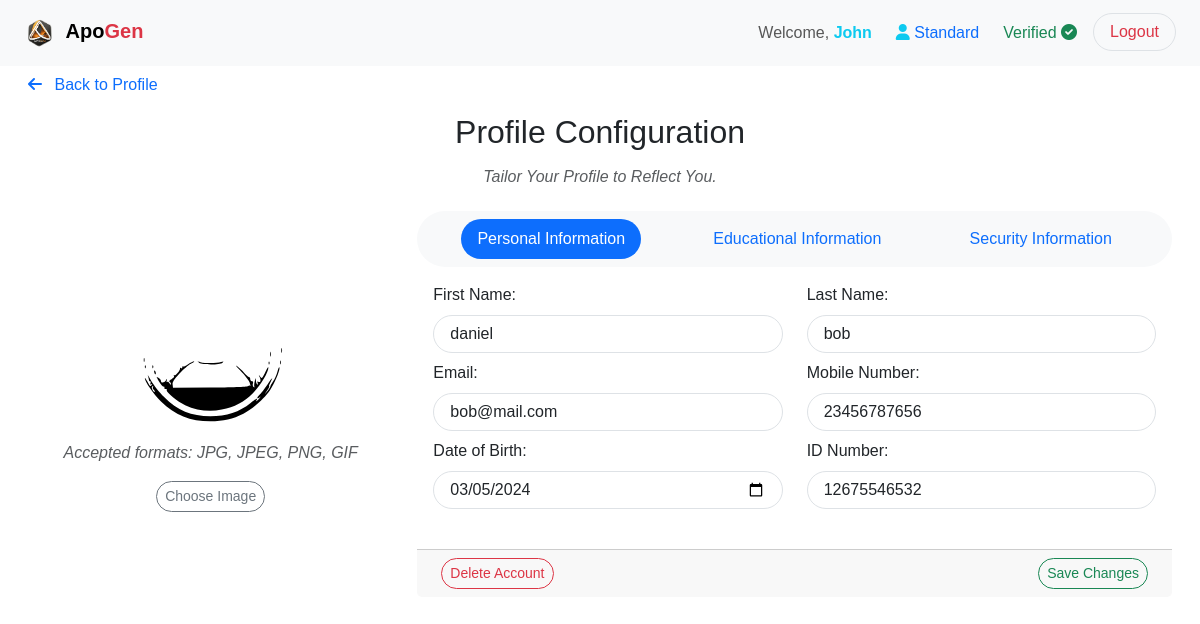
The app's page /edit_user/4 (signed in) with its own data.
### app/server/database/models.py (models this page shows)
class User(UserMixin, db.Model):
    id = db.Column(db.Integer, primary_key=True)
    first_name = db.Column(db.String(255), nullable=False)
    last_name = db.Column(db.String(255), nullable=False)
    email = db.Column(db.String(255), unique=True, nullable=False)
    mobile_number = db.Column(db.String(15), nullable=False)
    id_number = db.Column(db.String(20), unique=True, nullable=False)
    education_level = db.Column(db.String(50), nullable=False)
    occupation = db.Column(db.String(255), nullable=False)
    dob = db.Column(db.Date, nullable=False)
    password = db.Column(db.String(255), nullable=False)
    membership = db.Column(db.Boolean, default=False, nullable=False)
    verification_status = db.Column(db.Boolean, default=False, nullable=False)
    profile_picture = db.Column(db.String(255))
    timestamp = db.Column(db.DateTime, default=datetime.now(timezone.utc) + timedelta(hours=3), nullable=False)
    role_id = db.Column(db.Integer, db.ForeignKey('role.id'), nullable=False)
    role = db.relationship('Role', backref='users')
    loans = db.relationship('Loan', backref='guarantor', lazy=True)
    contributions = db.relationship('Contribution', backref='user', lazy=True)

class Role(db.Model):
    id = db.Column(db.Integer, primary_key=True)
    name = db.Column(db.String(50), unique=True, nullable=False)

### app/server/routes.py (the view)
@routes.route('/edit_user/<int:user_id>', methods=['GET', 'POST'])
@login_required
def edit_user(user_id):
    user = User.query.get_or_404(user_id)
    form = EditUserForm()
    roles = Role.query.all()
    form.role.choices = [(role.id, role.name) for role in roles]
    if form.validate_on_submit():
        user.first_name = form.first_name.data
        user.last_name = form.last_name.data
        user.email = form.email.data
        user.mobile_number = form.mobile_number.data
        user.id_number = form.id_number.data
        user.education_level = form.education_level.data
        user.occupation = form.occupation.data
        user.dob = form.dob.data
        user.membership = form.membership.data
        user.verification_status = form.verification_status.data
        selected_role_id = form.role.data
        selected_role = Role.query.get(selected_role_id)
        user.role = selected_role
        if 'profile_picture' in request.files:
            file = request.files['profile_picture']
            if file and allowed_file(file.filename):
                rename_filename = f"user_{user_id}.{file.filename.rsplit('.', 1)[1].lower()}"
                renamed_filename = secure_filename(rename_filename)
                filepath = os.path.join(current_app.config['UPLOAD_FOLDER'], renamed_filename)
                file.save(filepath)
                user.profile_picture = renamed_filename
        current_password = form.current_password.data
        new_password = form.new_password.data
        confirm_new_password = form.confirm_new_password.data
        if current_password and new_password and confirm_new_password and new_password != None:
            if bcrypt.check_password_hash(user.password, current_password):
                if new_password == confirm_new_password:
                    hashed_new_password = bcrypt.generate_password_hash(new_password).decode('utf-8')
                    user.password = hashed_new_password
                    db.session.commit()
                    flash('Password changed successfully!', 'success')
                    return redirect(url_for('routes.dashboard'))
                else:
                    flash('New password and confirm new password do not match. Password not changed.', 'danger')
                    return redirect(url_for('routes.dashboard'))
            else:
                flash('Current password is incorrect. Password not changed.', 'danger')
                return redirect(url_for('routes.dashboard'))
        db.session.commit()
        flash('Your changes have been saved!', 'success')
        return redirect(url_for('routes.dashboard'))
    elif request.method == 'GET':
        form.first_name.data = user.first_name
        form.last_name.data = user.last_name
        form.email.data = user.email
        form.mobile_number.data = user.mobile_number
        form.id_number.data = user.id_number
        form.education_level.data = user.education_level
        form.occupation.data = user.occupation
        form.dob.data = user.dob
        form.membership.data = user.membership
        form.verification_status.data = user.verification_status
        form.role.data = user.role.id if user.role else None
    return render_template('common/edit_user.html', title='Edit User', form=form, user=user)

### app/server/routes.py (called while the page is built)
@login_manager.user_loader
def load_user(user_id):
    return db.session.get(User, int(user_id))

@routes.context_processor
def inject_now():
    return {'now': datetime.utcnow() + timedelta(hours=3)}

### app/client/templates/common/edit_user.html (shortened to what this page needs)
{% extends 'base.html' %} {% block content %}
<div class="container-fluid">
    <ul class="nav nav-pills justify-content-start border-0">
        <li class="nav-item">
            <a class="nav-link rounded-pill" href="{{ url_for('routes.dashboard') }}">
                <i class="fas fa-arrow-left me-2"></i> Back to Profile
            </a>
        </li>
    </ul>
    <div class="col-md-12 mx-auto mb-3">
        <div class="h2 text-center text-dark mb-3 mt-2">Profile Configuration</div>
        <div class="h6 text-center fst-italic text-muted">Tailor Your Profile to Reflect You.</div>
        <div class="container-fluid p-3">
            <form method="post" enctype="multipart/form-data">
                <div class="row">
                    <div class="col-md-4 py-5">
                        <center>
                        <div class="mt-3">
                            <img
                            id="profile-picture"
                            class="img-fluid rounded-circle profile-picture"
                            src="{{ url_for('static', filename='uploads/profiles/' + user.profile_picture if user.profile_picture else 'images/profile.svg') }}"
                            alt="User Profile Picture"
                            style="width: 150px; height: 150px"
                            loading="lazy"
                            />
                        </div>
                        <div class="mt-3">
                            <p class="text-muted fst-italic">Accepted formats: JPG, JPEG, PNG, GIF</p>
                            <label
                            for="profile_picture"
                            class="btn btn-sm btn-outline-secondary rounded-pill"
                            >
                            Choose Image
                            </label>
                        </div>
                        </center>
                    </div>
                    <div class="card col-md-8 border-0">
                        <ul class="card-header nav nav-pills justify-content-around border-0 bg-light rounded-pill" role="tablist">
                            <li class="nav-item" role="presentation">
                                <a class="nav-link active rounded-pill" id="personal-info-tab" data-bs-toggle="tab" href="#personal-info" role="tab" aria-controls="personal-info" aria-selected="true">Personal Information</a>
                            </li>
                            <li class="nav-item" role="presentation">
                                <a class="nav-link rounded-pill" id="edu-info-tab" data-bs-toggle="tab" href="#edu-info" role="tab" aria-controls="edu-info" aria-selected="false">Educational Information</a>
                            </li>
                            <li class="nav-item" role="presentation">
                                <a class="nav-link rounded-pill" id="security-info-tab" data-bs-toggle="tab" href="#security-info" role="tab" aria-controls="security-info" aria-selected="false">Security Information</a>
                            </li>
                        </ul>
                        <div class="card-body tab-content row p-3">
                            <div class="tab-pane fade show active" id="personal-info" role="tabpanel" aria-labelledby="personal-info-tab">
                                <div class="row">
                                    <div class="col-md-6 mb-2">
                                        <label for="first_name" class="form-label">First Name:</label>
                                        {{ form.first_name(class="form-control rounded-pill px-3", required=True) }}
                                    </div>
                                    <div class="col-md-6 mb-2">
                                        <label for="last_name" class="form-label">Last Name:</label>
                                        {{ form.last_name(class="form-control rounded-pill px-3", required=True) }}
                                    </div>
                                    <div class="col-md-6 mb-2">
                                        <label for="email" class="form-label">Email:</label>
                                        {{ form.email(class="form-control rounded-pill px-3", required=True) }}
                                    </div>
                                    <div class="col-md-6 mb-2">
                                        <label for="mobile_number" class="form-label"
                                        >Mobile Number:</label
                                        >
                                        {{ form.mobile_number(class="form-control rounded-pill px-3", required=True) }}
                                    </div>
                                    <div class="col-md-6 mb-2">
                                        <label for="dob" class="form-label">Date of Birth:</label>
                                        {{ form.dob(class="form-control rounded-pill px-3", required=True) }}
                                    </div>
                                    <div class="col-md-6 mb-2">
                                        <label for="id_number" class="form-label">ID Number:</label>
                                        {{ form.id_number(class="form-control rounded-pill px-3", required=True) }}
                                    </div>
                                </div>
                            </div>
                        </div>
                        <div class="card-footer d-flex justify-content-between mt-3">
                            <button
                                type="button"
                                class="btn btn-sm btn-outline-danger rounded-pill ms-2"
                                data-bs-toggle="modal"
                                data-bs-target="#deleteConfirmationModal"
                            >
                                Delete Account
                            </button>
                            <button
                                type="submit"
                                class="btn btn-sm btn-outline-success ml-2 rounded-pill me-2"
                            >
                                Save Changes
                            </button>
                        </div>
                    </div>
                </div>
            </form>
        </div>
    </div>
</div>
{% endblock %}

### app/client/templates/navs/navbar.html (shortened to what this page needs)
{% if not hide_navbar %}
<nav class="navbar navbar-expand-lg fixed-top bg-light">
  <div class="container-fluid mx-2">
    <a class="navbar-brand" href="#TOP">
      <img
        src="{{ url_for('static', filename='images/logo.png') }}"
        alt="Company Logo"
        height="40"
      />
      <span class="fw-bold">Apo</span
      ><span class="text-danger fw-bold">Gen</span>
    </a>
    <div class="collapse navbar-collapse justify-content-end" id="navbarNav">
      <ul class="navbar-nav">
        <li class="nav-item mx-1">
          <span class="nav-link">
            Welcome,
            <b class="text-info">{{ current_user.first_name.title() }}</b>
          </span>
        </li>
        <li class="nav-item mx-1">
          <span class="nav-link">
            <i class="fas fa-user text-info"></i>
            <span class="text-primary">
              {{ current_user.role.name.title() }}
            </span>
          </span>
        </li>
        <li class="nav-item mx-1">
          <span class="nav-link">
            {% if current_user.verification_status %}
            <span class="text-success">Verified</span>
            <i class="fas fa-check-circle text-success"></i>
            {% else %}
            <span class="text-danger">Not Verified</span>
            <i class="fas fa-times-circle text-danger"></i>
            {% endif %}
          </span>
        </li>
        <li class="nav-item mx-1">
          <a
            class="btn btn-outline-danger border rounded-pill px-3"
            href="{{ url_for('routes.logout') }}"
            onclick="localStorage.clear();"
            >Logout</a
          >
        </li>
      </ul>
    </div>
  </div>
</nav>
{% endif %}

### app/client/static/css/style.css (style rules this page uses)
*, *::before, *::after { margin: 0; padding: 0; box-sizing: border-box; }
li { list-style: none; }
button, input, textarea { background: none; border: none; font: inherit; }
button { cursor: pointer; }
input, textarea { width: 100%; }
body { margin: 0; font-family: Arial, sans-serif; overflow-y: scroll; }
.card-footer { overflow: hidden; }

### records on screen
User: first_name "John"
Role: role.name "Standard"
User: first_name "daniel", last_name "bob", email "bob@mail.com", mobile_number "23456787656", dob "03/05/2024", id_number "12675546532"
